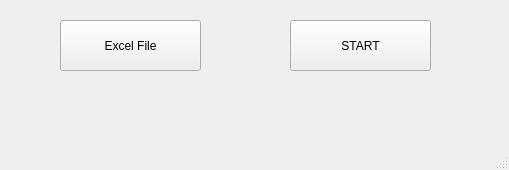
<?xml version="1.0" encoding="UTF-8"?>
<ui version="4.0">
 <class>MainWindow</class>
 <widget class="QMainWindow" name="MainWindow">
  <property name="geometry">
   <rect>
    <x>0</x>
    <y>0</y>
    <width>509</width>
    <height>170</height>
   </rect>
  </property>
  <property name="windowTitle">
   <string>MainWindow</string>
  </property>
  <widget class="QWidget" name="centralwidget">
   <widget class="QPushButton" name="file_browser_button">
    <property name="geometry">
     <rect>
      <x>60</x>
      <y>20</y>
      <width>141</width>
      <height>51</height>
     </rect>
    </property>
    <property name="text">
     <string>Excel File</string>
    </property>
   </widget>
   <widget class="QPushButton" name="pushButton_2">
    <property name="geometry">
     <rect>
      <x>290</x>
      <y>20</y>
      <width>141</width>
      <height>51</height>
     </rect>
    </property>
    <property name="text">
     <string>START</string>
    </property>
   </widget>
  </widget>
  <widget class="QMenuBar" name="menubar">
   <property name="geometry">
    <rect>
     <x>0</x>
     <y>0</y>
     <width>509</width>
     <height>24</height>
    </rect>
   </property>
  </widget>
  <widget class="QStatusBar" name="statusbar"/>
 </widget>
 <resources/>
 <connections>
  <connection>
   <sender>file_browser_button</sender>
   <signal>clicked()</signal>
   <receiver>MainWindow</receiver>
   <slot>file_button_clicked()</slot>
   <hints>
    <hint type="sourcelabel">
     <x>118</x>
     <y>65</y>
    </hint>
    <hint type="destinationlabel">
     <x>152</x>
     <y>222</y>
    </hint>
   </hints>
  </connection>
  <connection>
   <sender>pushButton_2</sender>
   <signal>clicked()</signal>
   <receiver>MainWindow</receiver>
   <slot>start_button_clicked()</slot>
   <hints>
    <hint type="sourcelabel">
     <x>374</x>
     <y>76</y>
    </hint>
    <hint type="destinationlabel">
     <x>387</x>
     <y>188</y>
    </hint>
   </hints>
  </connection>
 </connections>
 <slots>
  <slot>file_button_clicked()</slot>
  <slot>start_button_clicked()</slot>
  <slot>update_button_clicked()</slot>
 </slots>
</ui>
